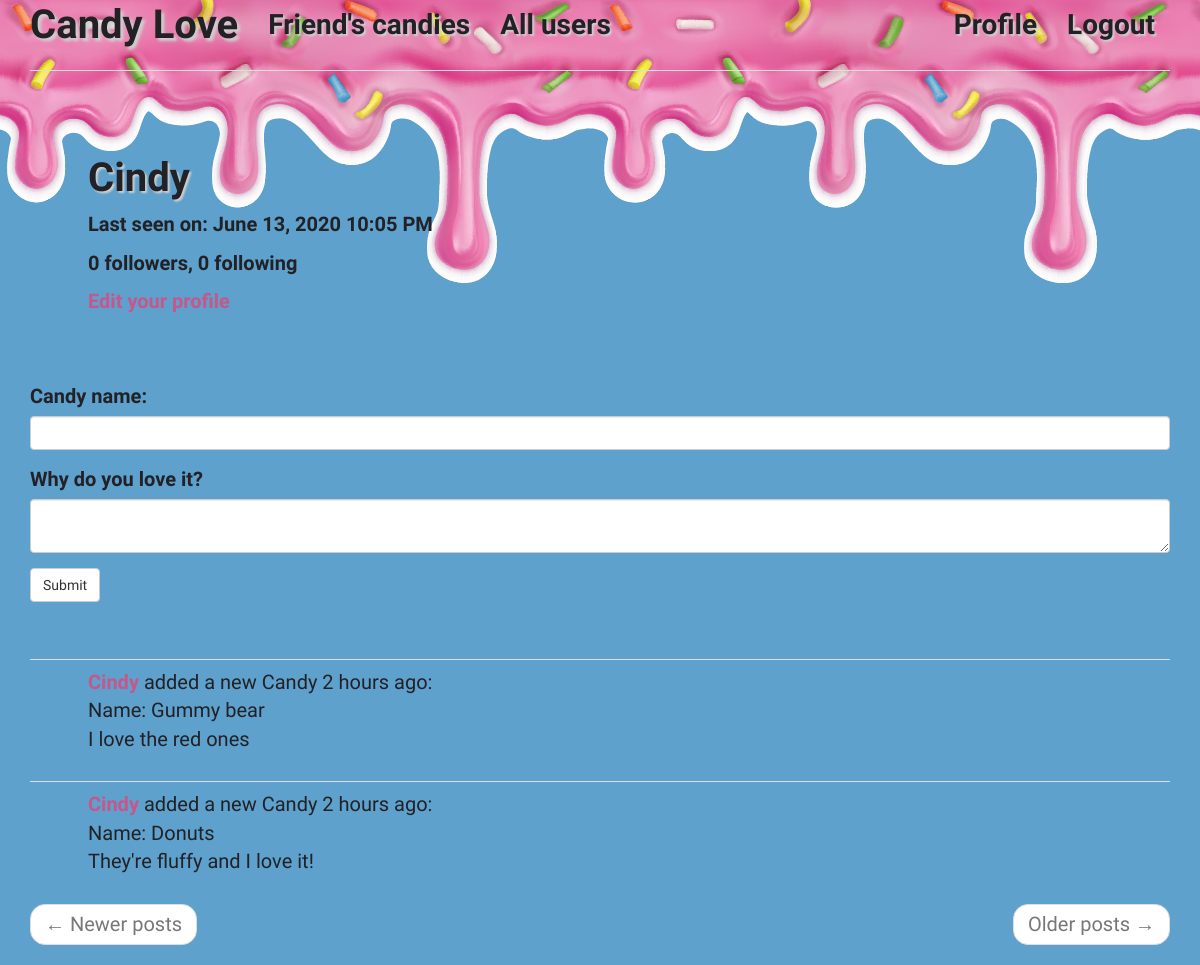
The page /user/Cindy (signed in) on the database as committed earlier.
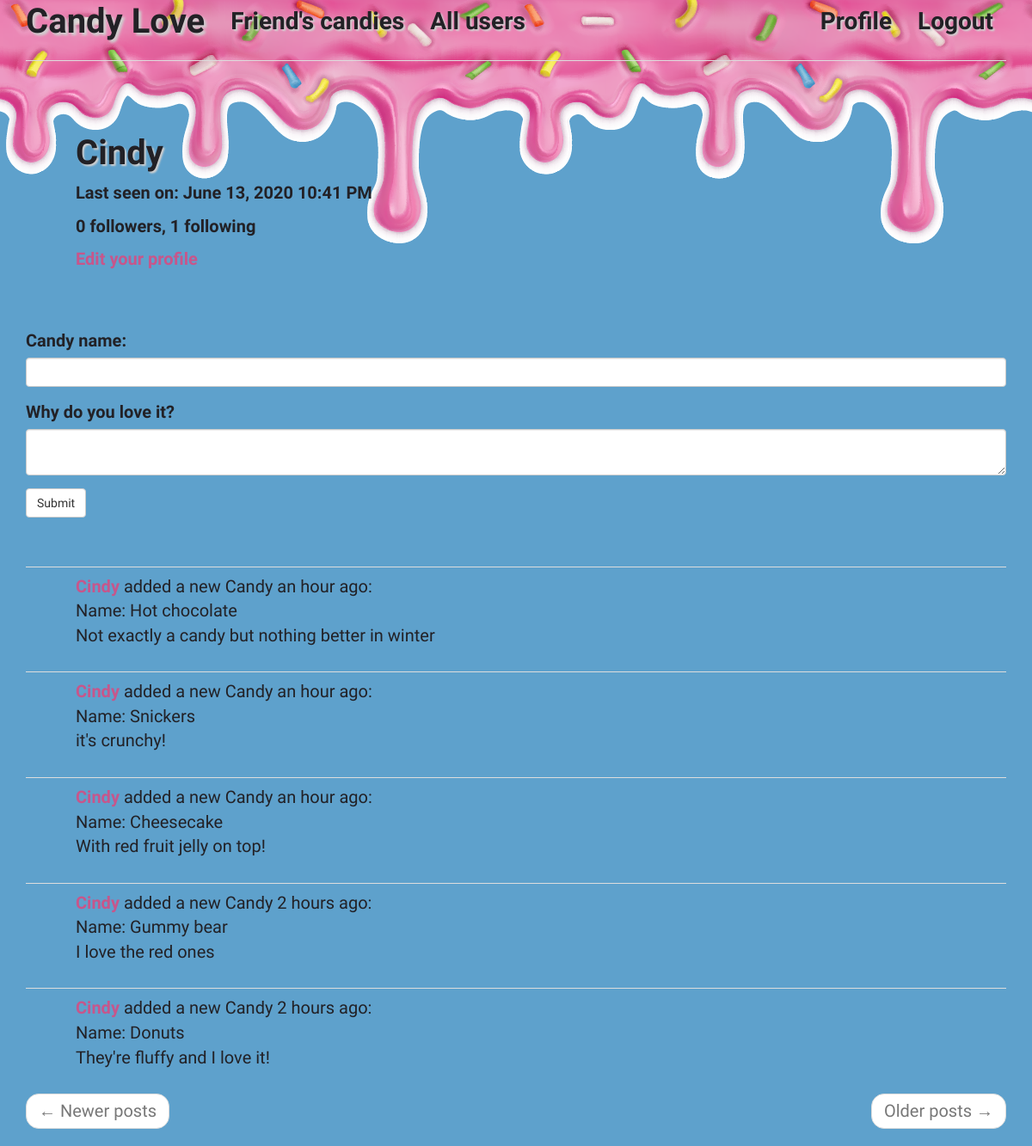
The same page on the database as committed later.
### app/models.py (models this page shows, shortened)
class User(UserMixin, db.Model):
    id = db.Column(db.Integer, primary_key=True)
    username = db.Column(db.String(64), index=True, unique=True)
    email = db.Column(db.String(120), index=True, unique=True)
    password_hash = db.Column(db.String(128))
    posts = db.relationship('Post', backref='author', lazy='dynamic')
    about_me = db.Column(db.String(140))
    last_seen = db.Column(db.DateTime, default=datetime.utcnow)
    followed = db.relationship(
        'User', secondary=followers,
        primaryjoin=(followers.c.follower_id == id),
        secondaryjoin=(followers.c.followed_id == id),
        backref=db.backref('followers', lazy='dynamic'), lazy='dynamic')

class Post(db.Model):
    id = db.Column(db.Integer, primary_key=True)
    name = db.Column(db.String(64))
    body = db.Column(db.String(140))
    timestamp = db.Column(db.DateTime, index=True, default=datetime.utcnow)
    user_id = db.Column(db.Integer, db.ForeignKey('user.id'))
    language = db.Column(db.String(5))

### app/main/routes.py (the view, shortened to what this page needs)
@bp.route('/user/<username>', methods=['GET', 'POST'])
@login_required
def user(username):
    user = User.query.filter_by(username=username).first_or_404()
    page = request.args.get('page', 1, type=int)
    form = PostForm()
    posts = user.posts.order_by(Post.timestamp.desc()).paginate(
        page, current_app.config['POSTS_PER_PAGE'], False)
    next_url = url_for('main.user', username=user.username,
                       page=posts.next_num) if posts.has_next else None
    prev_url = url_for('main.user', username=user.username,
                       page=posts.prev_num) if posts.has_prev else None
    return render_template('user.html', user=user, form=form, posts=posts.items,
                           next_url=next_url, prev_url=prev_url)

### app/main/forms.py
class PostForm(FlaskForm):
    name = StringField('Candy name:', validators=[DataRequired()])
    post = TextAreaField(_l('Why do you love it?'), validators=[DataRequired()])
    submit = SubmitField(_l('Submit'))

### app/main/routes.py (called while the page is built)
@bp.before_app_request
def before_request():
    if current_user.is_authenticated:
        current_user.last_seen = datetime.utcnow()
        db.session.commit()
    g.locale = str(get_locale())

### app/models.py (called while the page is built)
@login.user_loader
def load_user(id):
    return User.query.get(int(id))

### app/templates/user.html (shortened to what this page needs)
{% extends "base.html" %}
{% import 'bootstrap/wtf.html' as wtf %}
{% block app_content %}
    <table class="table">
        <tr>
            <td width="50px"></td>
            <td>
                <br>
                <br>
                <h1>{{ user.username }}</h1>
                {% if user.last_seen %}
                <p>{{ _('Last seen on') }}: {{ moment(user.last_seen).format('LLL') }}</p>
                {% endif %}
                <p>{{ _('%(count)d followers', count=user.followers.count()) }}, {{ _('%(count)d following', count=user.followed.count()) }}</p>
                {% if user == current_user %}
                <p><a href="{{ url_for('main.edit_profile') }}">{{ _('Edit your profile') }}</a></p>
                {% endif %}
            </td>
        </tr>
    </table>
    <br>
    {% if form %}
    {{ wtf.quick_form(form) }}
    <br>
    {% endif %}
    <br>
    {% for post in posts %}
        {% include '_post.html' %}
    {% endfor %}
    <nav aria-label="...">
        <ul class="pager">
            <li class="previous{% if not prev_url %} disabled{% endif %}">
                <a href="{{ prev_url or '#' }}">
                    <span aria-hidden="true">&larr;</span> {{ _('Newer posts') }}
                </a>
            </li>
            <li class="next{% if not next_url %} disabled{% endif %}">
                <a href="{{ next_url or '#' }}">
                    {{ _('Older posts') }} <span aria-hidden="true">&rarr;</span>
                </a>
            </li>
        </ul>
    </nav>
{% endblock %}

### app/templates/_post.html (shortened to what this page needs)
<table class="table">
    <tr>
        <td width="50px">
        </td>
        <td>
            {{ _('%(username)s added a new Candy %(when)s',
                username=user_link, when=moment(post.timestamp).fromNow()) }}:
            <br>
            Name: <span id="post{{ post.id }}"></span>{{ post.name }}</span>
            <br>
            <span id="post{{ post.id }}"></span>{{ post.body }}</span>
        </td>
    </tr>
</table>

Rows that differ between the two databases and show on the page:
changed User "Cindy": last_seen "June 13, 2020 10:05 PM" → "June 13, 2020 10:41 PM"
added Post: name "Hot chocolate", body "Not exactly a candy but nothing better in winter"
added Post: name "Snickers", body "it's crunchy!"
added Post: name "Cheesecake", body "With red fruit jelly on top!"
Other text that changed with them:
text no longer shown: "0 following"
text now shown: "1 following"
